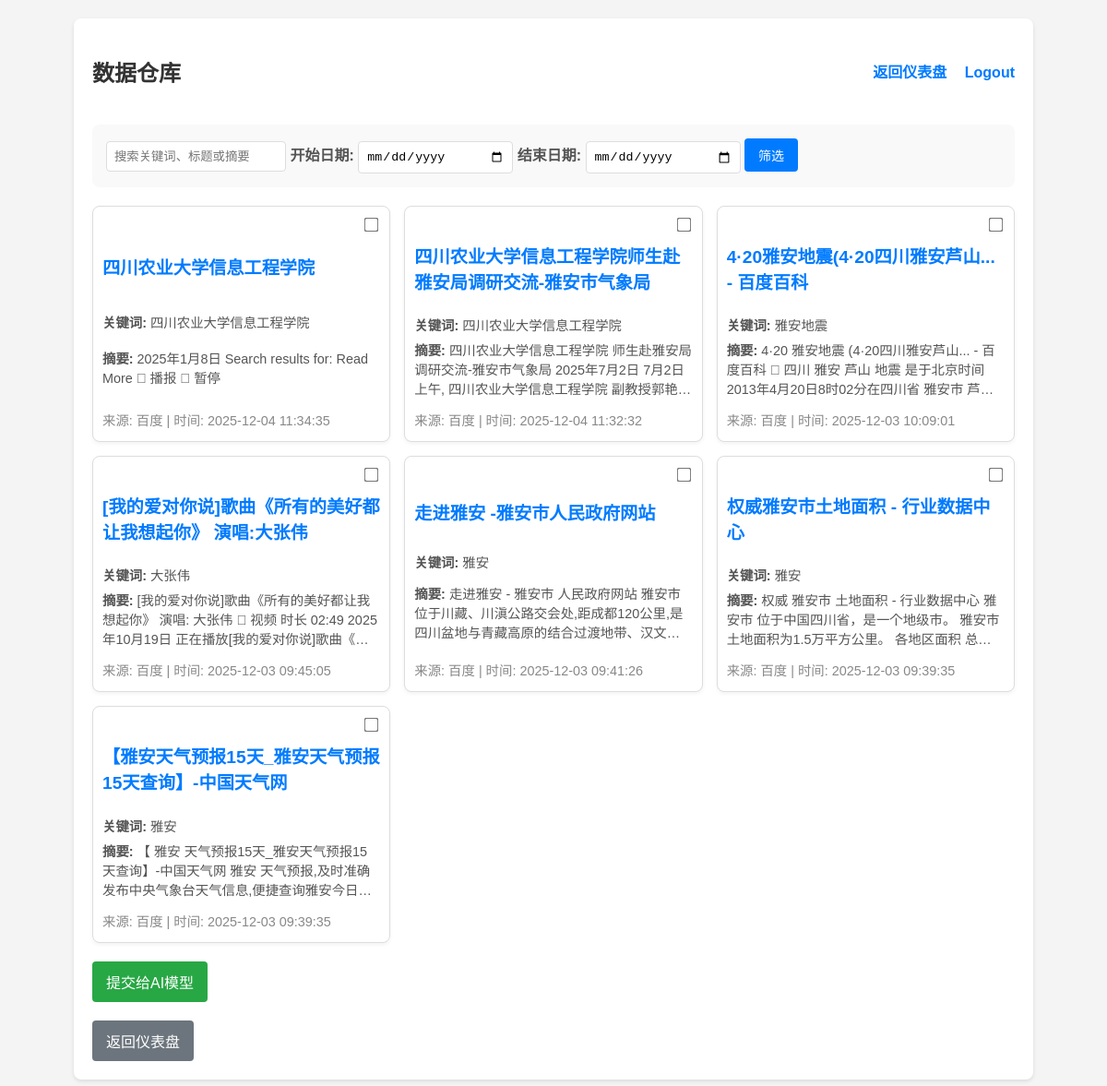
Page /data_warehouse (signed in) on the committed database.
### tables this page shows
CREATE TABLE crawled_data (
            id INTEGER PRIMARY KEY AUTOINCREMENT,
            keyword TEXT NOT NULL,
            title TEXT NOT NULL,
            url TEXT NOT NULL,
            snippet TEXT,
            timestamp DATETIME DEFAULT CURRENT_TIMESTAMP
        , source TEXT NOT NULL DEFAULT 'baidu');

### app.py (the view)
@app.route('/data_warehouse', methods=['GET'])
def data_warehouse():
    if 'logged_in' not in session or not session['logged_in']:
        return redirect(url_for('login'))
    search_keyword = request.args.get('search_keyword', '')
    start_date = request.args.get('start_date', '')
    end_date = request.args.get('end_date', '')
    conn = get_db()
    cursor = conn.cursor()
    query = "SELECT * FROM crawled_data WHERE 1=1"
    params = []
    if search_keyword:
        query += " AND (keyword LIKE ? OR title LIKE ? OR snippet LIKE ?)"
        params.extend([f'%{search_keyword}%', f'%{search_keyword}%', f'%{search_keyword}%'])
    if start_date:
        query += " AND timestamp >= ?"
        params.append(start_date + " 00:00:00") # Assuming timestamp includes time, so append start of day
    if end_date:
        query += " AND timestamp <= ?"
        params.append(end_date + " 23:59:59") # Assuming timestamp includes time, so append end of day
    query += " ORDER BY timestamp DESC"
    cursor.execute(query, params)
    data = cursor.fetchall()
    conn.close()
    return render_template('data_warehouse.html', data=data, search_keyword=search_keyword, start_date=start_date, end_date=end_date)

### app.py (called while the page is built)
def get_db():
    conn = sqlite3.connect(DATABASE)
    conn.row_factory = sqlite3.Row
    return conn

### templates/data_warehouse.html (shortened to what this page needs)
<!DOCTYPE html>
<html lang="en">
<head>
</head>
<body>
    <div class="container">
        <div class="header">
            <h2>数据仓库</h2>
            <div>
                <a href="{{ url_for('dashboard') }}" style="margin-right: 15px;">返回仪表盘</a>
                <a href="{{ url_for('logout') }}">Logout</a>
            </div>
        </div>
        <div class="filter-container">
            <form method="GET" action="{{ url_for('data_warehouse') }}">
                <input type="text" name="search_keyword" placeholder="搜索关键词、标题或摘要" value="{{ search_keyword }}">
                <label for="start_date">开始日期:</label>
                <input type="date" id="start_date" name="start_date" value="{{ start_date }}">
                <label for="end_date">结束日期:</label>
                <input type="date" id="end_date" name="end_date" value="{{ end_date }}">
                <input type="submit" value="筛选">
            </form>
        </div>
        {% if data %}
            <form id="aiForm">
                <div class="card-container">
                    {% for item in data %}
                        <div class="data-card">
                            <div class="checkbox-container">
                                <input type="checkbox" name="selected_ids" value="{{ item.id }}">
                            </div>
                            <h3><a href="{{ item.url }}" target="_blank">{{ item.title }}</a></h3>
                            <p><strong>关键词:</strong> {{ item.keyword }}</p>
                            <p class="snippet-text"><strong>摘要:</strong> {{ item.snippet }}</p>
                            <p class="meta-info">来源: 百度 | 时间: {{ item.timestamp }}</p>
                        </div>
                    {% endfor %}
                </div>
                <input type="submit" value="提交给AI模型" class="submit-ai-button">
            </form>
        {% else %}
            <p class="no-data">数据仓库中暂无数据。</p>
        {% endif %}
        <a href="{{ url_for('dashboard') }}" class="back-button">返回仪表盘</a>
    </div>
</body>
</html>

### templates/data_warehouse.html (style rules this page uses)
body { font-family: Arial, sans-serif; background-color: #f4f4f4; margin: 0; padding: 20px; }
.container { max-width: 1000px; margin: auto; background-color: #fff; padding: 20px; border-radius: 8px; box-shadow: 0 2px 4px rgba(0,0,0,0.1); }
.header { display: flex; justify-content: space-between; align-items: center; margin-bottom: 20px; }
.header h2 { color: #333; }
.header a { text-decoration: none; color: #007bff; font-weight: bold; }
.filter-container { background-color: #f9f9f9; padding: 15px; border-radius: 8px; margin-bottom: 20px; display: flex; gap: 10px; align-items: center; flex-wrap: wrap; }
.filter-container input[type="text"], .filter-container input[type="date"] { padding: 8px; border: 1px solid #ddd; border-radius: 4px; flex-grow: 1; min-width: 150px; }
.filter-container label { font-weight: bold; color: #555; }
.filter-container input[type="submit"] { padding: 8px 15px; background-color: #007bff; color: white; border: none; border-radius: 4px; cursor: pointer; font-size: 14px; }
.card-container { display: grid; grid-template-columns: repeat(auto-fill, minmax(250px, 1fr)); gap: 15px; margin-top: 20px; }
.data-card { background-color: #fff; border: 1px solid #ddd; border-radius: 8px; box-shadow: 0 2px 4px rgba(0,0,0,0.05); padding: 10px; display: flex; flex-direction: column; justify-content: space-between; }
.data-card h3 { margin-top: 0; color: #007bff; font-size: 1.2em; }
.data-card p { margin: 3px 0; color: #555; font-size: 0.9em; }
.data-card .snippet-text { max-height: 4.5em; overflow: hidden; text-overflow: ellipsis; display: -webkit-box; -webkit-line-clamp: 3; -webkit-box-orient: vertical; }
.data-card a { color: #007bff; text-decoration: none; word-break: break-all; }
.data-card .meta-info { font-size: 0.9em; color: #888; margin-top: 10px; }
.data-card .checkbox-container { display: flex; justify-content: flex-end; margin-bottom: 10px; }
.data-card .checkbox-container input[type="checkbox"] { transform: scale(1.2); }
.back-button { display: inline-block; margin-top: 20px; padding: 10px 15px; background-color: #6c757d; color: white; text-decoration: none; border-radius: 4px; }
.submit-ai-button { display: inline-block; margin-top: 20px; padding: 10px 15px; background-color: #28a745; color: white; text-decoration: none; border-radius: 4px; border: none; cursor: pointer; font-size: 16px; }

### rows in the picture
crawled_data: title "四川农业大学信息工程学院", keyword "四川农业大学信息工程学院", snippet "2025年1月8日 Search results for: Read More  播报  暂停", timestamp "2025-12-04 11:34:35"
crawled_data: title "四川农业大学信息工程学院师生赴雅安局调研交流-雅安市气象局", keyword "四川农业大学信息工程学院", snippet "四川农业大学信息工程学院 师生赴雅安局调研交流-雅安市气象局 2025年7月2日 7月2日上午,…", timestamp "2025-12-04 11:32:32"
crawled_data: title "4·20雅安地震(4·20四川雅安芦山... - 百度百科", keyword "雅安地震", snippet "4·20 雅安地震 (4·20四川雅安芦山... - 百度百科  四川 雅安 芦山 地震 是于北京时间2013年4月20日8时02分在四川省…", timestamp "2025-12-03 10:09:01"
crawled_data: title "[我的爱对你说]歌曲《所有的美好都让我想起你》 演唱:大张伟", keyword "大张伟", snippet "[我的爱对你说]歌曲《所有的美好都让我想起你》 演唱: 大张伟  视频 时长 02:49…", timestamp "2025-12-03 09:45:05"
crawled_data: title "走进雅安 -雅安市人民政府网站", keyword "雅安", snippet "走进雅安 - 雅安市 人民政府网站…", timestamp "2025-12-03 09:41:26"
crawled_data: title "权威雅安市土地面积 - 行业数据中心", keyword "雅安", snippet "权威 雅安市 土地面积 - 行业数据中心 雅安市 位于中国四川省，是一个地级市。 雅安市 土地面积为1.5万平方公里。 各地区面积…", timestamp "2025-12-03 09:39:35"
crawled_data: title "【雅安天气预报15天_雅安天气预报15天查询】-中国天气网", keyword "雅安", snippet "【 雅安 天气预报15天_雅安天气预报15天查询】-中国天气网…", timestamp "2025-12-03 09:39:35"
